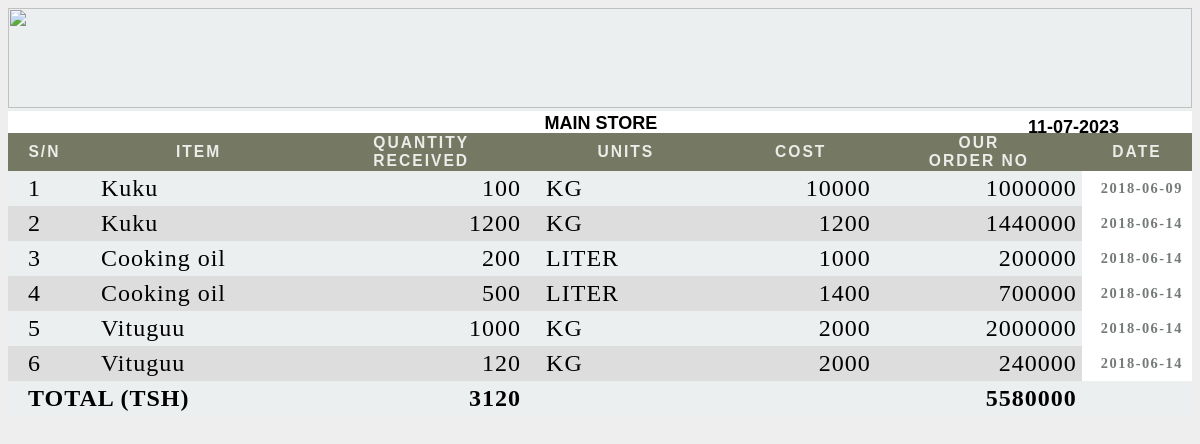
The app's page /reports-form/manejor_karatasi_b.php (signed in) with its own data.
### tables this page shows
CREATE TABLE `good_rcved_nt` (
  `ID` int(100) UNSIGNED NOT NULL,
  `user_id` int(100) UNSIGNED NOT NULL,
  `Supplier_name` varchar(100) NOT NULL,
  `item_name` varchar(100) NOT NULL,
  `Qty_received` varchar(100) NOT NULL,
  `kizio` varchar(100) NOT NULL,
  `Cost_per_unit` varchar(100) NOT NULL,
  `Total_cost` varchar(100) NOT NULL,
  `Time_ent` time NOT NULL,
  `Date_ent` date NOT NULL
);

### reports-form/manejor_karatasi_b.php (the view, shortened to what this page needs)
<!DOCTYPE html>
<html>
<head>
  <link rel="stylesheet" type="text/css" href="../css/prch_orda_form.css">
</head>
<body id="kts-b-body">
           <article class="lft-menu-list_mnj" >
                 <div class="contents-list-prch_rpot_mnj">
          <table border="0" cellspacing="0">
            <tr >
              <th class="logo_row" colspan="9">
                <img src="report_img/ako2.jpg">
              </th>
            </tr>
           <tr >
             <td class="headings_row_main_store" colspan="9">
               <div class="main_heding_main_store">
                 <div> <p>MAIN STORE</p> </div>
                 <div class="date_main_store_a">
                   <?php echo date('d-m-Y');?>
                 </div>
               </div>
              </td>
           </tr>
          <tr class="row-thead_b">
              <th class="date_nt">S/N</th>
              <th class="date_nt">ITEM</th>
               <th class="date_nt">QUANTITY<br>RECEIVED</th>
               <th class="date_nt">UNITS</th>
               <th class="date_nt">COST</th>
               <th class="date_nt">OUR <br>ORDER NO</th>
               <th class="date_nt">DATE</th>
          </tr>
          <?php
          $conn=mysqli_connect('localhost','root','');
          mysqli_select_db($conn,'menu_mpya');
              $selct='SELECT * FROM good_rcved_nt ORDER BY ID ASC ';
          $qry=mysqli_query($conn,$selct);
          while ($rows=mysqli_fetch_assoc($qry)) {
            $sum_a += $rows['Qty_received'];
            $sum_b += $rows['Total_cost'];
            echo "<tr class='tr_a'>";
            echo "<td class='list_clmn_mnj_b indent_b'>"; echo $rows['ID']; echo"</td>";
            echo "<td class='list_clmn_mnj_b indent_b'>";echo $rows['item_name'];echo"</td>";
            echo "<td class='list_clmn_mnj_b qtity'>";echo $rows['Qty_received'];echo"</td>";
            echo "<td class='list_clmn_mnj_b indent_b'>";echo $rows['kizio'];echo"</td>";
            echo "<td class='list_clmn_mnj_b qtity'>";echo $rows['Cost_per_unit'];echo"</td>";
            echo "<td class='list_clmn_mnj_b qtity'>"; echo$rows['Total_cost']; echo"</td>";
            echo "<td class='list_clmn_mnj_b date_ent durtion'>"; echo $rows['Date_ent']; echo"</td>";
            echo "</tr>";
            }
            echo "<tr class='whole_row'>";
                     echo "<td class='indent_b list_clmn_mnj_b' colspan='2'>";echo"TOTAL (TSH)";echo "</td>";
                     echo "<td class=' qtity list_clmn_mnj_b'>";echo $sum_a;echo "</td>";
                     echo "<td class='qtity'>";  echo "</td>";
                     echo "<td class='qtity'>"; echo "</td>";
                     echo "<td class='qtity list_clmn_mnj_b'>"; echo $sum_b; echo "</td>";
                     echo "<td class='qtity'>"; echo "</td>";
                   echo "</tr>";
          ?>
          </table>
     </div>
           </article>
</body>
</html>

### css/prch_orda_form.css (style rules this page uses)
#kts-b-body { overflow:hidden; background-color: #eeeeee; }
.contents-list-prch_rpot_mnj table { width:100%; margin: 0px 0px; border: none; background-color: #ECEFF0; font-family:arial; font-size: 12px; margin: 0px auto 17px auto; }
.logo_row { width: 99%; height: 100px; padding: 0px; }
.logo_row img { width: 100%; height: 100px; margin: 0px 0px -5px 0px; }
.field_data label,p { display: inline-block; }
.field_data_grn label,p { display: inline-block; }
.field_data_trh label,p { display: inline-block; }
.field_data_no label,p { display: inline-block; }
.row-thead_acc,.row-thead,.row-thead_a, .row-thead_b { background-color: #757964; color: #ecece8; }
.row-thead_b th { margin: 0px 0px 0px 0px; font-size: 1.3vmax; font-weight: bold; font-family: arial; height: 10px; text-align: center; letter-spacing: 2px; }
.list_clmn_mnj_b { width: 20px; padding: 4px 0px 4px 0px; font-size: 2vmax; font-family: tahoma; letter-spacing: 1px; }
.durtion { background-color: #ffffff; color: #747A76; font-weight: bold; text-indent:10px; font-size: 1.vmax; letter-spacing: 1.5px; }
.indent_b { text-indent: 20px; }
.table-tr:nth-child(odd), .tr_a:nth-child(odd) { background-color: #dddddd; }
.qtity { text-align:right; padding-right: 5px; }
.date_ent { text-align: center; font-size: 1.2vmax; background-color: #ffffff; }
.date_nt { text-align: center; font-size: 1vmax; }
.whole_row { font-weight: bold; font-size: 1.5vmax; }
.main_heding_main_store { width: 99.8%; height: 18px; text-align: center; border: 0px dotted red; margin: 0px 0px 0px 0px; padding: 2px; overflow: hidden; }
.main_heding_main_store p { margin: 0px 0px 0px 0px; font-size: 1.5vmax; font-weight: bold; font-family: arial; }
.headings_row_main_store { width: 100%; height: 18px; padding: 0px; overflow: hidden; background-color: #ffffff; }
.date_main_store_a { width: 20%; float: right; height: 18px; padding: 0px; margin-top:-17px; border: 0px dotted green; font-size: 1.5vmax; font-weight: bold; }

### records on screen
good_rcved_nt: ID "1", item_name "Kuku", Qty_received "100", kizio "KG", Cost_per_unit "10000", Total_cost "1000000", Date_ent "2018-06-09"
good_rcved_nt: ID "2", item_name "Kuku", Qty_received "1200", kizio "KG", Cost_per_unit "1200", Total_cost "1440000", Date_ent "2018-06-14"
good_rcved_nt: ID "3", item_name "Cooking oil", Qty_received "200", kizio "LITER", Cost_per_unit "1000", Total_cost "200000", Date_ent "2018-06-14"
good_rcved_nt: ID "4", item_name "Cooking oil", Qty_received "500", kizio "LITER", Cost_per_unit "1400", Total_cost "700000", Date_ent "2018-06-14"
good_rcved_nt: ID "5", item_name "Vituguu", Qty_received "1000", kizio "KG", Cost_per_unit "2000", Total_cost "2000000", Date_ent "2018-06-14"
good_rcved_nt: ID "6", item_name "Vituguu", Qty_received "120", kizio "KG", Cost_per_unit "2000", Total_cost "240000", Date_ent "2018-06-14"

### other values on screen
$sum_a "3120"
$sum_b "5580000"
